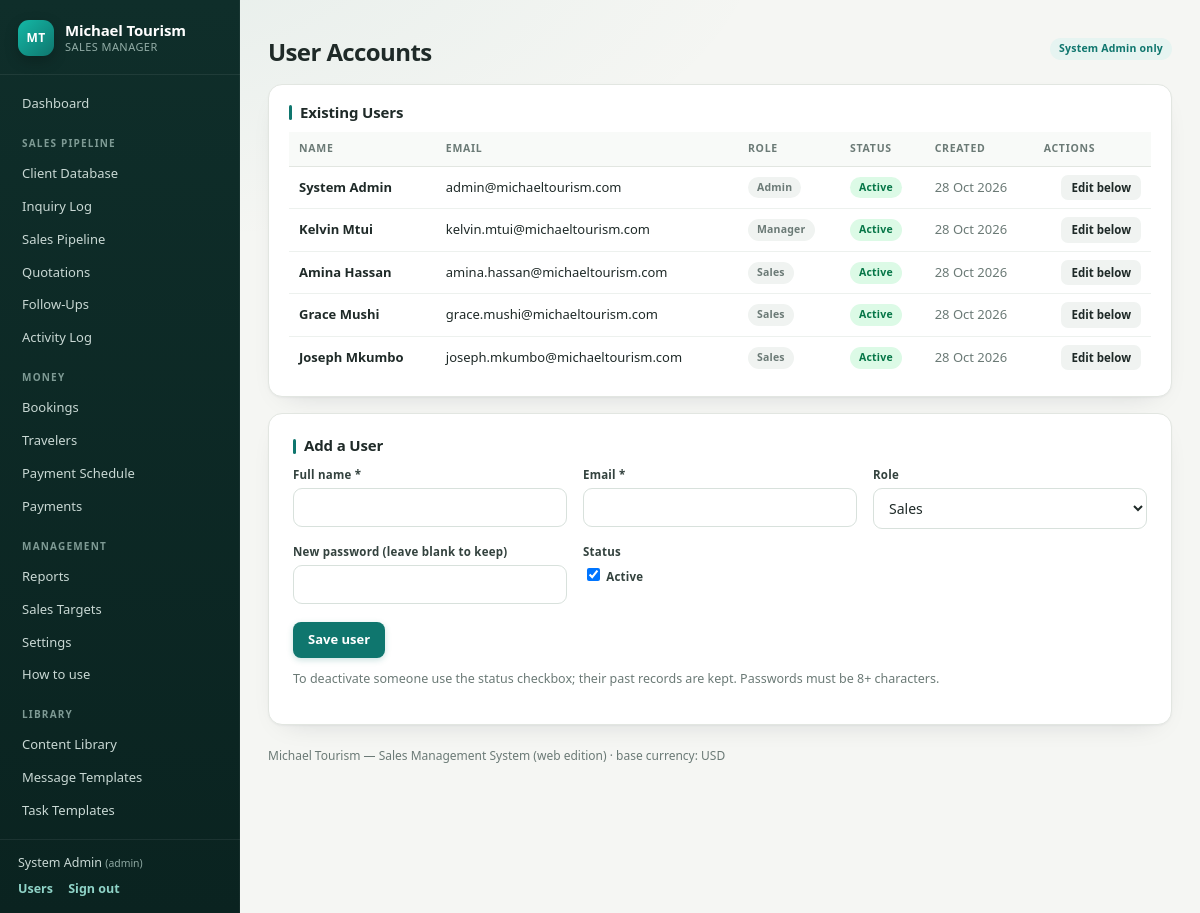
The app's page /index.php?page=users (signed in) with its own data.
### tables this page shows
CREATE TABLE IF NOT EXISTS `users` (
  `id`            INT AUTO_INCREMENT PRIMARY KEY,
  `name`          VARCHAR(100) NOT NULL,
  `email`         VARCHAR(150) NOT NULL UNIQUE,
  `salt`          VARCHAR(64)  NOT NULL,
  `password_hash` VARCHAR(64)  NOT NULL,
  `role`          ENUM('admin','manager','sales') NOT NULL DEFAULT 'sales',
  `active`        TINYINT(1) NOT NULL DEFAULT 1,
  `created_at`    TIMESTAMP NOT NULL DEFAULT CURRENT_TIMESTAMP
);

### app/controllers/users.php (called while the page is built, shortened)
<?php
function users_index(): void
{
    Auth::admin();
    $rows = DB::all('SELECT id, name, email, role, active, created_at FROM users ORDER BY role, name');
    view('users', compact('rows'));
}

### app/DB.php (called while the page is built, shortened)
<?php
final class DB
{
    private static $pdo = null;
    public static function pdo(): PDO
    {
        if (self::$pdo instanceof PDO) return self::$pdo;
        $dsn_host = Env::get('DB_HOST', '127.0.0.1');
        $dsn_port = Env::int('DB_PORT', 3306);
        $name     = Env::get('DB_NAME', '');
        $user     = Env::get('DB_USER', 'root');
        $pass     = Env::get('DB_PASS', '');
        $charset  = Env::get('DB_CHARSET', 'utf8mb4');
        $dsn = "mysql:host={$dsn_host};port={$dsn_port};dbname={$name};charset={$charset}";
        try {
            self::$pdo = new PDO($dsn, $user, $pass, [
                PDO::ATTR_ERRMODE            => PDO::ERRMODE_EXCEPTION,
                PDO::ATTR_DEFAULT_FETCH_MODE => PDO::FETCH_ASSOC,
                PDO::ATTR_EMULATE_PREPARES   => false,
            ]);
        } catch (PDOException $e) {
            http_response_code(500);
            error_log('DB connect failed: ' . $e->getMessage());
            exit('Database connection failed - check the credentials in .envWebVersion');
        }
        return self::$pdo;
    }
    public static function all(string $sql, array $params = []): array
    {
        $st = self::pdo()->prepare($sql);
        $st->execute($params);
        return $st->fetchAll();
    }
    public static function one(string $sql, array $params = []): ?array
    {
        $st = self::pdo()->prepare($sql);
        $st->execute($params);
        $row = $st->fetch();
        return $row === false ? null : $row;
    }
}

### app/Auth.php (called while the page is built, shortened)
<?php
final class Auth
{
    public static function user(): ?array
    {
        return DB::one('SELECT * FROM users WHERE id = ? AND active = 1', [$_SESSION['user_id']]);
    }
    public static function role(): string
    {
        $u = self::user();
        return $u ? $u['role'] : '';
    }
    public static function admin(): void
    {
        if (self::role() !== 'admin') {
            flash('err', 'Only the System Admin can do that.');
            redirect('page=dashboard');
        }
    }
}

### app/Env.php (called while the page is built, shortened)
<?php
final class Env
{
    private static $values = [];
    public static function get(string $key, string $default = ''): string
    {
        $env = getenv($key);
        if ($env !== false && $env !== '') return $env;
        return self::$values[$key] ?? $default;
    }
}

### app/views/users.php (the view, shortened to what this page needs)
<div class="topbar"><h1>User Accounts</h1><span class="bdg info">System Admin only</span></div>
<div class="card full">
  <h2>Existing Users</h2>
  <table class="grid">
    <thead><tr><th>Name</th><th>Email</th><th>Role</th><th>Status</th><th>Created</th><th class="ops">Actions</th></tr></thead>
    <tbody>
    <?php foreach ($rows as $r): ?>
      <tr>
        <td><b><?= e($r['name']) ?></b></td><td><?= e($r['email']) ?></td>
        <td><?= badge(ucfirst($r['role'])) ?></td>
        <td><?= badge($r['active'] ? 'Active' : 'Inactive') ?></td>
        <td class="dt"><?= e(date('d M Y', strtotime($r['created_at']))) ?></td>
        <td class="ops"><a class="btn tiny" href="#edit<?= (int)$r['id'] ?>">Edit below</a></td>
      </tr>
    <?php endforeach; ?>
    </tbody>
  </table>
</div>
<?php $eu = $u ?? null; ?>
<div class="card form">
  <h2><?= $eu ? 'Edit ' . e($eu['name']) : 'Add a User' ?></h2>
  <form method="post" action="index.php?page=save_user">
    <div class="fgrid">
      <div class="field"><label>Full name *</label><input type="text" name="name" required value="<?= e($eu['name'] ?? '') ?>"></div>
      <div class="field"><label>Email *</label><input type="email" name="email" required value="<?= e($eu['email'] ?? '') ?>"></div>
      <div class="field"><label>Role</label>
        <select name="role">
          <?php foreach (['sales', 'manager', 'admin'] as $role): ?>
            <option value="<?= $role ?>" <?= ($eu['role'] ?? 'sales') === $role ? 'selected' : '' ?>><?= ucfirst($role) ?></option>
          <?php endforeach; ?>
        </select></div>
      <div class="field"><label>New password (leave blank to keep)</label><input type="password" name="password" minlength="8"></div>
      <div class="field"><label>Status</label>
        <label class="chk"><input type="checkbox" name="active" <?= !$eu || $eu['active'] ? 'checked' : '' ?>> Active</label></div>
    </div>
    <div class="formfoot"><button class="btn primary" type="submit">Save user</button></div>
  </form>
  <p class="hint">To deactivate someone use the status checkbox; their past records are kept. Passwords must be 8+ characters.</p>
</div>

### app/helpers.php (shortened to what this page needs)
<?php
function e(?string $s): string
{
    return htmlspecialchars((string)$s, ENT_QUOTES, 'UTF-8');
}
function base_currency(): string
{
    return strtoupper(Env::get('BASE_CURRENCY', 'USD'));
}
function badge(string $status): string
{
    $s = trim((string)$status);
    $map = [
        'Completed' => 'ok', 'Accepted' => 'ok', 'Paid' => 'ok', 'Active' => 'ok',
        'Confirmed' => 'ok', 'Won' => 'ok', 'Yes' => 'ok',
        'Scheduled' => 'info', 'Sent' => 'info', 'Prospect' => 'info', 'Partially Paid' => 'info',
        'Qualified' => 'info', 'In Progress' => 'info', 'Revised' => 'info', 'Refunded' => 'info',
        'Tentative' => 'warn', 'Pending' => 'warn', 'Unpaid' => 'warn', 'Overdue' => 'bad',
        'Partially Converted' => 'warn', 'Quote Sent' => 'warn', 'Dormant' => 'warn',
        'Lost' => 'bad', 'Cancelled' => 'bad', 'Declined' => 'bad', 'Expired' => 'bad', 'Rejected' => 'bad',
        'Inactive' => 'dim', 'No' => 'dim', 'Draft' => 'dim', 'Open' => 'info',
    ];
    $cls = $map[$s] ?? 'dim';
    return '<span class="bdg ' . $cls . '">' . e($s) . '</span>';
}

### app/views/layout.php (shortened to what this page needs)
?><!DOCTYPE html>
<html lang="en">
<head>
<link rel="stylesheet" href="assets/style.css">
</head>
<body class="<?= !empty($bare) ? 'bare' : '' ?>">
<?php if (!empty($bare)): ?>
  <?= $content ?>
<?php else: ?>
<div class="shell">
  <aside class="side">
    <div class="brand">
      <span class="mark">MT</span>
      <div class="brandtext"><b>Michael Tourism</b><span>Sales Manager</span></div>
    </div>
    <nav>
      <a href="index.php?page=dashboard" <?= ($page ?? '') === 'dashboard' ? 'class="on"' : '' ?>>Dashboard</a>
      <?php
        $groups = [
          'Sales Pipeline' => [
            ['clients',      'Client Database'],
            ['inquiries',    'Inquiry Log'],
            ['pipeline',     'Sales Pipeline'],
            ['quotations',   'Quotations'],
            ['followups',    'Follow-Ups'],
            ['activities',   'Activity Log'],
          ],
          'Money' => [
            ['bookings',     'Bookings'],
            ['travelers',    'Travelers'],
            ['schedule',     'Payment Schedule'],
            ['payments',     'Payments'],
          ],
          'Management' => [
            ['reports',      'Reports'],
            ['targets',      'Sales Targets'],
            ['settings',     'Settings'],
            ['help',         'How to use'],
          ],
          'Library' => [
            ['content_library',   'Content Library'],
            ['message_templates', 'Message Templates'],
            ['task_templates',    'Task Templates'],
          ],
        ];
        foreach ($groups as $label => $items): ?>
          <div class="navgrp"><?= e($label) ?></div>
          <?php foreach ($items as [$p, $txt]): ?>
            <a href="index.php?page=<?= $p ?>" <?= ($page ?? '') === $p ? 'class="on"' : '' ?>><?= e($txt) ?></a>
          <?php endforeach; ?>
        <?php endforeach; ?>
    </nav>
    <div class="me">
      <div><?= e($user['name'] ?? '') ?> <small>(<?= e($user['role'] ?? '') ?>)</small></div>
      <a href="index.php?page=users">Users</a>
      <a href="index.php?page=logout">Sign out</a>
    </div>
  </aside>
  <main class="main">
    <?= $content ?>
    <footer class="foot">Michael Tourism — Sales Management System (web edition) · base currency: <?= e($base_cur) ?></footer>
  </main>
</div>
<?php endif; ?>
</body>
</html>

### records on screen
users: name "System Admin", role "admin", email "admin@michaeltourism.com", s "Admin Active", created_at "28 Oct 2026"
users: name "Kelvin Mtui", email "kelvin.mtui@michaeltourism.com", s "Manager Active", created_at "28 Oct 2026"
users: name "Amina Hassan", email "amina.hassan@michaeltourism.com", s "Sales Active", created_at "28 Oct 2026"
users: name "Grace Mushi", email "grace.mushi@michaeltourism.com", s "Sales Active", created_at "28 Oct 2026"
users: name "Joseph Mkumbo", email "joseph.mkumbo@michaeltourism.com", s "Sales Active", created_at "28 Oct 2026"

### other values on screen
$label "SALES PIPELINE"
$txt "Client Database"
$txt "Inquiry Log"
$txt "Sales Pipeline"
$txt "Quotations"
$txt "Follow-Ups"
$txt "Activity Log"
$label "MONEY"
$txt "Bookings"
$txt "Travelers"
$txt "Payment Schedule"
$txt "Payments"
$label "MANAGEMENT"
$txt "Reports"
$txt "Sales Targets"
